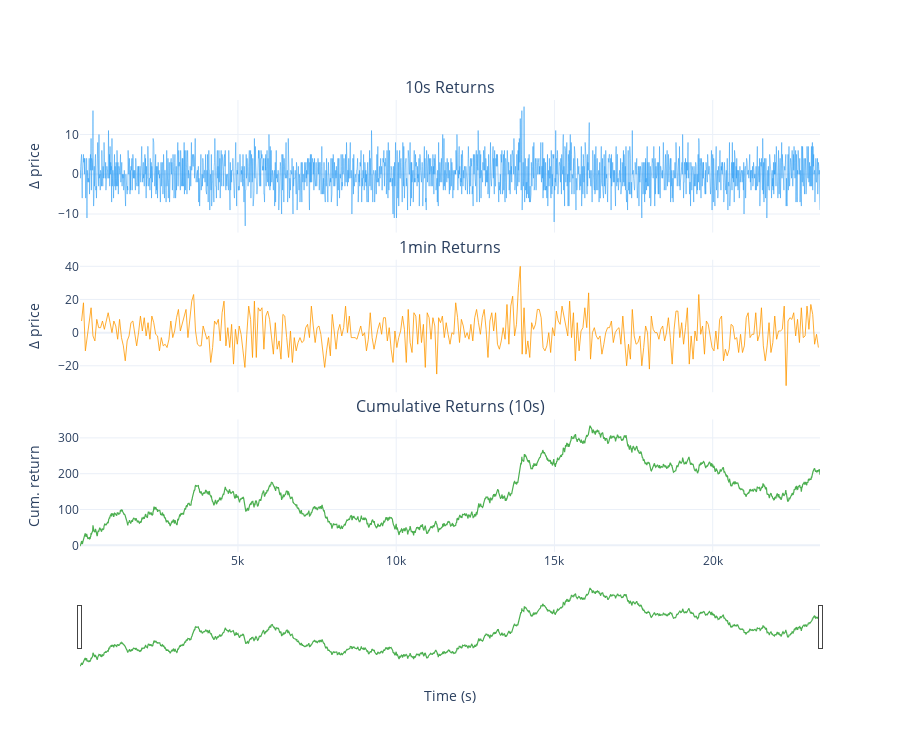

Notebook code cell kept with this figure:
### Markdown cell above
## Returns Over Time

Time series of mid-price returns at 10s resolution, plus cumulative returns.
Useful for visually spotting trending regimes and volatility clusters.

### Code cell
from plotly.subplots import make_subplots

ret_10s = bars_all["10s"]["close"].diff().dropna()
ret_1min = bars_all["1min"]["close"].diff().dropna()
time_10s = bars_all["10s"]["time_s"].iloc[1:].values
time_1min = bars_all["1min"]["time_s"].iloc[1:].values
cum_10s = ret_10s.cumsum()

fig_ts = make_subplots(
    rows=3, cols=1, shared_xaxes=True, vertical_spacing=0.06,
    subplot_titles=("10s Returns", "1min Returns", "Cumulative Returns (10s)"),
)

fig_ts.add_trace(
    go.Scatter(x=time_10s, y=ret_10s.values, mode="lines",
               line=dict(color="#2196F3", width=0.5), name="10s returns"),
    row=1, col=1,
)
fig_ts.add_trace(
    go.Scatter(x=time_1min, y=ret_1min.values, mode="lines",
               line=dict(color="#FF9800", width=0.8), name="1min returns"),
    row=2, col=1,
)
fig_ts.add_trace(
    go.Scatter(x=time_10s, y=cum_10s.values, mode="lines",
               line=dict(color="#4CAF50", width=1.2), name="Cumulative"),
    row=3, col=1,
)

fig_ts.update_layout(
    height=750,
    template="plotly_white",
    showlegend=False,
    xaxis3=dict(title="Time (s)", rangeslider=dict(visible=True)),
)
fig_ts.update_yaxes(title_text="Δ price", row=1, col=1)
fig_ts.update_yaxes(title_text="Δ price", row=2, col=1)
fig_ts.update_yaxes(title_text="Cum. return", row=3, col=1)
fig_ts.show()

print(f"10s returns — mean: {ret_10s.mean():.4f}, std: {ret_10s.std():.4f}, "
      f"min: {ret_10s.min():.1f}, max: {ret_10s.max():.1f}")
print(f"1min returns — mean: {ret_1min.mean():.4f}, std: {ret_1min.std():.4f}, "
      f"min: {ret_1min.min():.1f}, max: {ret_1min.max():.1f}")
print(f"Session return: {cum_10s.iloc[-1]:.1f} ticks")

### Figure 1 — Plotly figure (JSON) as saved in the notebook; plotly's stock layout.template omitted (floating-point values rounded to 4 significant figures; data arrays with more than 128 entries replaced by an {"elided": "..."} marker saying what was removed)
{"data": [{"line": {"color": "#2196F3", "width": 0.5}, "mode": "lines", "name": "10s returns", "type": "scatter", "x": {"elided": "2339 float values"}, "xaxis": "x", "y": {"elided": "2339 float values"}, "yaxis": "y"}, {"line": {"color": "#FF9800", "width": 0.8}, "mode": "lines", "name": "1min returns", "type": "scatter", "x": {"elided": "389 float values"}, "xaxis": "x2", "y": {"elided": "389 float values"}, "yaxis": "y2"}, {"line": {"color": "#4CAF50", "width": 1.2}, "mode": "lines", "name": "Cumulative", "type": "scatter", "x": {"elided": "2339 float values"}, "xaxis": "x3", "y": {"elided": "2339 float values"}, "yaxis": "y3"}], "layout": {"annotations": [{"font": {"size": 16}, "showarrow": false, "text": "10s Returns", "x": 0.5, "xanchor": "center", "xref": "paper", "y": 1, "yanchor": "bottom", "yref": "paper"}, {"font": {"size": 16}, "showarrow": false, "text": "1min Returns", "x": 0.5, "xanchor": "center", "xref": "paper", "y": 0.6467, "yanchor": "bottom", "yref": "paper"}, {"font": {"size": 16}, "showarrow": false, "text": "Cumulative Returns (10s)", "x": 0.5, "xanchor": "center", "xref": "paper", "y": 0.2933, "yanchor": "bottom", "yref": "paper"}], "height": 750, "showlegend": false, "xaxis": {"anchor": "y", "domain": [0, 1], "matches": "x3", "showticklabels": false}, "xaxis2": {"anchor": "y2", "domain": [0, 1], "matches": "x3", "showticklabels": false}, "xaxis3": {"anchor": "y3", "domain": [0, 1], "rangeslider": {"visible": true}, "title": {"text": "Time (s)"}}, "yaxis": {"anchor": "x", "domain": [0.7067, 1], "title": {"text": "Δ price"}}, "yaxis2": {"anchor": "x2", "domain": [0.3533, 0.6467], "title": {"text": "Δ price"}}, "yaxis3": {"anchor": "x3", "domain": [0, 0.2933], "title": {"text": "Cum. return"}}}}
